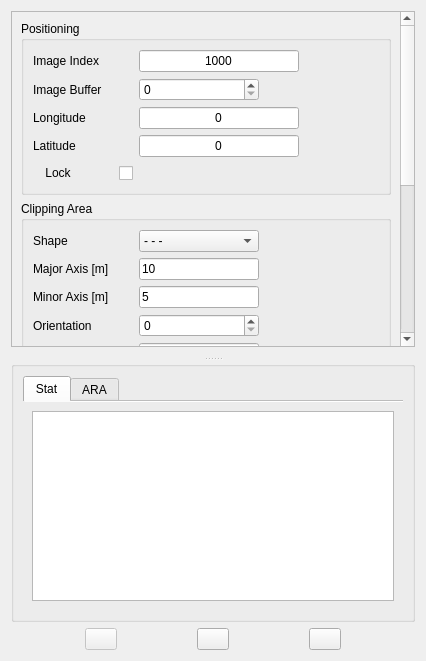
<?xml version="1.0" encoding="UTF-8"?>
<ui version="4.0">
 <class>Form</class>
 <widget class="QWidget" name="Form">
  <property name="geometry">
   <rect>
    <x>0</x>
    <y>0</y>
    <width>426</width>
    <height>661</height>
   </rect>
  </property>
  <property name="sizePolicy">
   <sizepolicy hsizetype="Expanding" vsizetype="Expanding">
    <horstretch>0</horstretch>
    <verstretch>0</verstretch>
   </sizepolicy>
  </property>
  <property name="windowTitle">
   <string>Query_builder</string>
  </property>
  <property name="windowIcon">
   <iconset>
    <normaloff>:/icons/element-vector.gif</normaloff>:/icons/element-vector.gif</iconset>
  </property>
  <property name="layoutDirection">
   <enum>Qt::LeftToRight</enum>
  </property>
  <layout class="QVBoxLayout" name="verticalLayout_3">
   <item>
    <widget class="QSplitter" name="splitter">
     <property name="orientation">
      <enum>Qt::Vertical</enum>
     </property>
     <widget class="QWidget" name="verticalLayoutWidget">
      <layout class="QVBoxLayout" name="verticalLayout_2">
       <property name="bottomMargin">
        <number>10</number>
       </property>
       <item>
        <widget class="QScrollArea" name="query_builder_tools">
         <property name="sizePolicy">
          <sizepolicy hsizetype="Expanding" vsizetype="MinimumExpanding">
           <horstretch>0</horstretch>
           <verstretch>0</verstretch>
          </sizepolicy>
         </property>
         <property name="widgetResizable">
          <bool>true</bool>
         </property>
         <widget class="QWidget" name="scrollAreaWidgetContents_2">
          <property name="geometry">
           <rect>
            <x>0</x>
            <y>0</y>
            <width>390</width>
            <height>718</height>
           </rect>
          </property>
          <layout class="QGridLayout" name="gridLayout_5">
           <item row="0" column="0">
            <widget class="QGroupBox" name="groupBox_4">
             <property name="title">
              <string>Positioning</string>
             </property>
             <layout class="QVBoxLayout" name="verticalLayout">
              <item>
               <layout class="QGridLayout" name="gridLayout_6">
                <item row="2" column="1">
                 <widget class="QLineEdit" name="qb_longitude">
                  <property name="minimumSize">
                   <size>
                    <width>160</width>
                    <height>0</height>
                   </size>
                  </property>
                  <property name="maximumSize">
                   <size>
                    <width>180</width>
                    <height>16777215</height>
                   </size>
                  </property>
                  <property name="styleSheet">
                   <string notr="true"/>
                  </property>
                  <property name="text">
                   <string>0</string>
                  </property>
                  <property name="alignment">
                   <set>Qt::AlignCenter</set>
                  </property>
                 </widget>
                </item>
                <item row="3" column="0">
                 <widget class="QLabel" name="qb_latlabel">
                  <property name="minimumSize">
                   <size>
                    <width>100</width>
                    <height>0</height>
                   </size>
                  </property>
                  <property name="maximumSize">
                   <size>
                    <width>130</width>
                    <height>16777215</height>
                   </size>
                  </property>
                  <property name="text">
                   <string>Latitude</string>
                  </property>
                 </widget>
                </item>
                <item row="0" column="1">
                 <widget class="QLineEdit" name="qb_imageindex">
                  <property name="maximumSize">
                   <size>
                    <width>180</width>
                    <height>16777215</height>
                   </size>
                  </property>
                  <property name="styleSheet">
                   <string notr="true"/>
                  </property>
                  <property name="text">
                   <string>1000</string>
                  </property>
                  <property name="alignment">
                   <set>Qt::AlignCenter</set>
                  </property>
                 </widget>
                </item>
                <item row="2" column="0">
                 <widget class="QLabel" name="qb_lonlabel">
                  <property name="minimumSize">
                   <size>
                    <width>100</width>
                    <height>0</height>
                   </size>
                  </property>
                  <property name="maximumSize">
                   <size>
                    <width>130</width>
                    <height>16777215</height>
                   </size>
                  </property>
                  <property name="text">
                   <string>Longitude</string>
                  </property>
                 </widget>
                </item>
                <item row="1" column="1">
                 <widget class="QSpinBox" name="qb_imagebuffer">
                  <property name="minimumSize">
                   <size>
                    <width>80</width>
                    <height>0</height>
                   </size>
                  </property>
                  <property name="maximumSize">
                   <size>
                    <width>120</width>
                    <height>16777215</height>
                   </size>
                  </property>
                 </widget>
                </item>
                <item row="0" column="0">
                 <widget class="QLabel" name="image_index_label">
                  <property name="minimumSize">
                   <size>
                    <width>100</width>
                    <height>0</height>
                   </size>
                  </property>
                  <property name="maximumSize">
                   <size>
                    <width>130</width>
                    <height>16777215</height>
                   </size>
                  </property>
                  <property name="text">
                   <string>Image Index</string>
                  </property>
                 </widget>
                </item>
                <item row="0" column="2">
                 <spacer name="horizontalSpacer_6">
                  <property name="orientation">
                   <enum>Qt::Horizontal</enum>
                  </property>
                  <property name="sizeHint" stdset="0">
                   <size>
                    <width>40</width>
                    <height>20</height>
                   </size>
                  </property>
                 </spacer>
                </item>
                <item row="1" column="0">
                 <widget class="QLabel" name="image_buffer_label">
                  <property name="minimumSize">
                   <size>
                    <width>100</width>
                    <height>0</height>
                   </size>
                  </property>
                  <property name="maximumSize">
                   <size>
                    <width>130</width>
                    <height>16777215</height>
                   </size>
                  </property>
                  <property name="text">
                   <string>Image Buffer</string>
                  </property>
                 </widget>
                </item>
                <item row="3" column="1">
                 <widget class="QLineEdit" name="qb_latitude">
                  <property name="minimumSize">
                   <size>
                    <width>160</width>
                    <height>0</height>
                   </size>
                  </property>
                  <property name="maximumSize">
                   <size>
                    <width>180</width>
                    <height>16777215</height>
                   </size>
                  </property>
                  <property name="styleSheet">
                   <string notr="true"/>
                  </property>
                  <property name="text">
                   <string>0</string>
                  </property>
                  <property name="alignment">
                   <set>Qt::AlignCenter</set>
                  </property>
                 </widget>
                </item>
                <item row="4" column="0">
                 <widget class="QCheckBox" name="lock_location">
                  <property name="minimumSize">
                   <size>
                    <width>0</width>
                    <height>0</height>
                   </size>
                  </property>
                  <property name="maximumSize">
                   <size>
                    <width>130</width>
                    <height>16777215</height>
                   </size>
                  </property>
                  <property name="layoutDirection">
                   <enum>Qt::RightToLeft</enum>
                  </property>
                  <property name="text">
                   <string>Lock             </string>
                  </property>
                 </widget>
                </item>
               </layout>
              </item>
             </layout>
            </widget>
           </item>
           <item row="4" column="0">
            <widget class="QGroupBox" name="groupBox_3">
             <property name="title">
              <string>Clipping Area</string>
             </property>
             <layout class="QVBoxLayout" name="verticalLayout_5">
              <item>
               <layout class="QGridLayout" name="gridLayout_4">
                <item row="2" column="0">
                 <widget class="QLabel" name="qb_minoraxis_lablel">
                  <property name="minimumSize">
                   <size>
                    <width>100</width>
                    <height>0</height>
                   </size>
                  </property>
                  <property name="maximumSize">
                   <size>
                    <width>130</width>
                    <height>16777215</height>
                   </size>
                  </property>
                  <property name="text">
                   <string>Minor Axis [m]</string>
                  </property>
                 </widget>
                </item>
                <item row="0" column="2">
                 <spacer name="horizontalSpacer_5">
                  <property name="orientation">
                   <enum>Qt::Horizontal</enum>
                  </property>
                  <property name="sizeHint" stdset="0">
                   <size>
                    <width>40</width>
                    <height>20</height>
                   </size>
                  </property>
                 </spacer>
                </item>
                <item row="1" column="1">
                 <widget class="QLineEdit" name="qb_ellipsemajoraxis">
                  <property name="maximumSize">
                   <size>
                    <width>180</width>
                    <height>16777215</height>
                   </size>
                  </property>
                  <property name="styleSheet">
                   <string notr="true"/>
                  </property>
                  <property name="text">
                   <string>10</string>
                  </property>
                 </widget>
                </item>
                <item row="0" column="1">
                 <widget class="QComboBox" name="qb_shapeselection">
                  <property name="maximumSize">
                   <size>
                    <width>180</width>
                    <height>16777215</height>
                   </size>
                  </property>
                  <property name="currentIndex">
                   <number>0</number>
                  </property>
                  <item>
                   <property name="text">
                    <string>- - -</string>
                   </property>
                  </item>
                  <item>
                   <property name="text">
                    <string>Ellipse</string>
                   </property>
                   <property name="icon">
                    <iconset resource="../resources.qrc">
                     <normaloff>:/icons/qtui/icons/ellipse.png</normaloff>:/icons/qtui/icons/ellipse.png</iconset>
                   </property>
                  </item>
                  <item>
                   <property name="text">
                    <string>Rectangle</string>
                   </property>
                   <property name="icon">
                    <iconset resource="../resources.qrc">
                     <normaloff>:/icons/qtui/icons/rectangle.png</normaloff>:/icons/qtui/icons/rectangle.png</iconset>
                   </property>
                  </item>
                 </widget>
                </item>
                <item row="3" column="1">
                 <widget class="QSpinBox" name="qb_ellipseorientation">
                  <property name="styleSheet">
                   <string notr="true"/>
                  </property>
                  <property name="inputMethodHints">
                   <set>Qt::ImhNone</set>
                  </property>
                  <property name="maximum">
                   <number>360</number>
                  </property>
                 </widget>
                </item>
                <item row="3" column="0">
                 <widget class="QLabel" name="qb_ellipseorientation_label">
                  <property name="minimumSize">
                   <size>
                    <width>100</width>
                    <height>0</height>
                   </size>
                  </property>
                  <property name="maximumSize">
                   <size>
                    <width>130</width>
                    <height>16777215</height>
                   </size>
                  </property>
                  <property name="text">
                   <string>Orientation</string>
                  </property>
                 </widget>
                </item>
                <item row="4" column="0">
                 <widget class="QLabel" name="qb_rectangle_l1_label">
                  <property name="text">
                   <string>L1 - x - [m]</string>
                  </property>
                 </widget>
                </item>
                <item row="1" column="0">
                 <widget class="QLabel" name="qb_majoraxis_label">
                  <property name="minimumSize">
                   <size>
                    <width>100</width>
                    <height>0</height>
                   </size>
                  </property>
                  <property name="maximumSize">
                   <size>
                    <width>130</width>
                    <height>16777215</height>
                   </size>
                  </property>
                  <property name="text">
                   <string>Major Axis [m]</string>
                  </property>
                 </widget>
                </item>
                <item row="2" column="1">
                 <widget class="QLineEdit" name="qb_ellipseminoraxis">
                  <property name="maximumSize">
                   <size>
                    <width>180</width>
                    <height>16777215</height>
                   </size>
                  </property>
                  <property name="styleSheet">
                   <string notr="true"/>
                  </property>
                  <property name="text">
                   <string>5</string>
                  </property>
                 </widget>
                </item>
                <item row="0" column="0">
                 <widget class="QLabel" name="Iconlabel">
                  <property name="minimumSize">
                   <size>
                    <width>100</width>
                    <height>0</height>
                   </size>
                  </property>
                  <property name="maximumSize">
                   <size>
                    <width>130</width>
                    <height>16777215</height>
                   </size>
                  </property>
                  <property name="text">
                   <string>Shape</string>
                  </property>
                 </widget>
                </item>
                <item row="5" column="0">
                 <widget class="QLabel" name="qb_rectangle_l2_label">
                  <property name="text">
                   <string>L2 - y - [m]</string>
                  </property>
                 </widget>
                </item>
                <item row="4" column="1">
                 <widget class="QLineEdit" name="qb_rectangle_l1">
                  <property name="text">
                   <string>10</string>
                  </property>
                 </widget>
                </item>
                <item row="5" column="1">
                 <widget class="QLineEdit" name="qb_rectangle_l2">
                  <property name="text">
                   <string>5</string>
                  </property>
                 </widget>
                </item>
               </layout>
              </item>
             </layout>
            </widget>
           </item>
           <item row="5" column="0">
            <widget class="QGroupBox" name="groupBox">
             <property name="title">
              <string>MBES</string>
             </property>
             <layout class="QVBoxLayout" name="verticalLayout_4">
              <item>
               <layout class="QGridLayout" name="gridLayout_2">
                <item row="0" column="0">
                 <widget class="QLabel" name="label">
                  <property name="minimumSize">
                   <size>
                    <width>100</width>
                    <height>0</height>
                   </size>
                  </property>
                  <property name="maximumSize">
                   <size>
                    <width>130</width>
                    <height>16777215</height>
                   </size>
                  </property>
                  <property name="text">
                   <string>Point Data Source</string>
                  </property>
                 </widget>
                </item>
                <item row="4" column="0">
                 <widget class="QLabel" name="label_8">
                  <property name="minimumSize">
                   <size>
                    <width>100</width>
                    <height>0</height>
                   </size>
                  </property>
                  <property name="maximumSize">
                   <size>
                    <width>130</width>
                    <height>16777215</height>
                   </size>
                  </property>
                  <property name="text">
                   <string>Northing</string>
                  </property>
                 </widget>
                </item>
                <item row="3" column="0">
                 <widget class="QLabel" name="label_5">
                  <property name="minimumSize">
                   <size>
                    <width>100</width>
                    <height>0</height>
                   </size>
                  </property>
                  <property name="maximumSize">
                   <size>
                    <width>130</width>
                    <height>16777215</height>
                   </size>
                  </property>
                  <property name="text">
                   <string>Easting</string>
                  </property>
                 </widget>
                </item>
                <item row="2" column="0">
                 <widget class="QLabel" name="label_4">
                  <property name="minimumSize">
                   <size>
                    <width>100</width>
                    <height>0</height>
                   </size>
                  </property>
                  <property name="maximumSize">
                   <size>
                    <width>130</width>
                    <height>16777215</height>
                   </size>
                  </property>
                  <property name="text">
                   <string>Longitude</string>
                  </property>
                 </widget>
                </item>
                <item row="1" column="0">
                 <widget class="QLabel" name="label_3">
                  <property name="minimumSize">
                   <size>
                    <width>100</width>
                    <height>0</height>
                   </size>
                  </property>
                  <property name="maximumSize">
                   <size>
                    <width>130</width>
                    <height>16777215</height>
                   </size>
                  </property>
                  <property name="text">
                   <string>Latitude</string>
                  </property>
                 </widget>
                </item>
                <item row="4" column="1">
                 <widget class="QLineEdit" name="yutm">
                  <property name="maximumSize">
                   <size>
                    <width>190</width>
                    <height>16777215</height>
                   </size>
                  </property>
                  <property name="text">
                   <string>Northing</string>
                  </property>
                 </widget>
                </item>
                <item row="5" column="1">
                 <widget class="QLineEdit" name="utmzone">
                  <property name="maximumSize">
                   <size>
                    <width>40</width>
                    <height>16777215</height>
                   </size>
                  </property>
                  <property name="inputMethodHints">
                   <set>Qt::ImhDigitsOnly|Qt::ImhFormattedNumbersOnly|Qt::ImhPreferNumbers</set>
                  </property>
                  <property name="text">
                   <string>19</string>
                  </property>
                 </widget>
                </item>
                <item row="0" column="1">
                 <layout class="QHBoxLayout" name="horizontalLayout_3">
                  <item>
                   <widget class="QComboBox" name="qb_pointdatasource">
                    <property name="sizePolicy">
                     <sizepolicy hsizetype="Expanding" vsizetype="Fixed">
                      <horstretch>0</horstretch>
                      <verstretch>0</verstretch>
                     </sizepolicy>
                    </property>
                    <property name="minimumSize">
                     <size>
                      <width>155</width>
                      <height>0</height>
                     </size>
                    </property>
                    <property name="maximumSize">
                     <size>
                      <width>155</width>
                      <height>16777215</height>
                     </size>
                    </property>
                   </widget>
                  </item>
                  <item>
                   <widget class="QToolButton" name="reload_settings">
                    <property name="text">
                     <string/>
                    </property>
                    <property name="icon">
                     <iconset>
                      <normaloff>:/FA_solid/icons/FA/solid/arrows-rotate.svg</normaloff>:/FA_solid/icons/FA/solid/arrows-rotate.svg</iconset>
                    </property>
                   </widget>
                  </item>
                  <item>
                   <spacer name="horizontalSpacer_4">
                    <property name="orientation">
                     <enum>Qt::Horizontal</enum>
                    </property>
                    <property name="sizeHint" stdset="0">
                     <size>
                      <width>40</width>
                      <height>20</height>
                     </size>
                    </property>
                   </spacer>
                  </item>
                 </layout>
                </item>
                <item row="5" column="0">
                 <widget class="QLabel" name="label_9">
                  <property name="minimumSize">
                   <size>
                    <width>100</width>
                    <height>0</height>
                   </size>
                  </property>
                  <property name="maximumSize">
                   <size>
                    <width>130</width>
                    <height>16777215</height>
                   </size>
                  </property>
                  <property name="text">
                   <string>EPSG</string>
                  </property>
                 </widget>
                </item>
                <item row="2" column="1">
                 <widget class="QLineEdit" name="logitude">
                  <property name="maximumSize">
                   <size>
                    <width>190</width>
                    <height>16777215</height>
                   </size>
                  </property>
                  <property name="text">
                   <string>Longitude</string>
                  </property>
                 </widget>
                </item>
                <item row="3" column="1">
                 <widget class="QLineEdit" name="xutm">
                  <property name="maximumSize">
                   <size>
                    <width>190</width>
                    <height>16777215</height>
                   </size>
                  </property>
                  <property name="text">
                   <string>Easting</string>
                  </property>
                 </widget>
                </item>
                <item row="1" column="1">
                 <widget class="QLineEdit" name="latitude">
                  <property name="maximumSize">
                   <size>
                    <width>190</width>
                    <height>16777215</height>
                   </size>
                  </property>
                  <property name="text">
                   <string>Latitude</string>
                  </property>
                 </widget>
                </item>
                <item row="6" column="0">
                 <widget class="QLabel" name="label_6">
                  <property name="text">
                   <string>BS</string>
                  </property>
                 </widget>
                </item>
                <item row="6" column="1">
                 <layout class="QHBoxLayout" name="horizontalLayout_4">
                  <item>
                   <widget class="QComboBox" name="set_backscatter_field"/>
                  </item>
                  <item>
                   <spacer name="horizontalSpacer_7">
                    <property name="orientation">
                     <enum>Qt::Horizontal</enum>
                    </property>
                    <property name="sizeHint" stdset="0">
                     <size>
                      <width>40</width>
                      <height>20</height>
                     </size>
                    </property>
                   </spacer>
                  </item>
                 </layout>
                </item>
               </layout>
              </item>
             </layout>
            </widget>
           </item>
           <item row="6" column="0">
            <spacer name="verticalSpacer">
             <property name="orientation">
              <enum>Qt::Vertical</enum>
             </property>
             <property name="sizeHint" stdset="0">
              <size>
               <width>20</width>
               <height>40</height>
              </size>
             </property>
            </spacer>
           </item>
          </layout>
         </widget>
        </widget>
       </item>
      </layout>
     </widget>
     <widget class="QGroupBox" name="groupBox_2">
      <property name="title">
       <string/>
      </property>
      <layout class="QVBoxLayout" name="verticalLayout_14">
       <item>
        <widget class="QTabWidget" name="tabWidget">
         <property name="sizePolicy">
          <sizepolicy hsizetype="Expanding" vsizetype="Expanding">
           <horstretch>0</horstretch>
           <verstretch>0</verstretch>
          </sizepolicy>
         </property>
         <property name="minimumSize">
          <size>
           <width>100</width>
           <height>100</height>
          </size>
         </property>
         <property name="tabPosition">
          <enum>QTabWidget::North</enum>
         </property>
         <property name="tabShape">
          <enum>QTabWidget::Rounded</enum>
         </property>
         <property name="currentIndex">
          <number>0</number>
         </property>
         <property name="documentMode">
          <bool>true</bool>
         </property>
         <property name="movable">
          <bool>true</bool>
         </property>
         <widget class="QWidget" name="tab">
          <attribute name="icon">
           <iconset>
            <normaloff>:/icons/module-db.gif</normaloff>:/icons/module-db.gif</iconset>
          </attribute>
          <attribute name="title">
           <string>Stat</string>
          </attribute>
          <attribute name="toolTip">
           <string>Statistics on selected pings</string>
          </attribute>
          <layout class="QVBoxLayout" name="verticalLayout_6">
           <item>
            <widget class="QTableView" name="tableView">
             <property name="sizePolicy">
              <sizepolicy hsizetype="Preferred" vsizetype="Preferred">
               <horstretch>0</horstretch>
               <verstretch>0</verstretch>
              </sizepolicy>
             </property>
            </widget>
           </item>
          </layout>
         </widget>
         <widget class="QWidget" name="tab_2">
          <attribute name="icon">
           <iconset>
            <normaloff>:/icons/element-vector.gif</normaloff>:/icons/element-vector.gif</iconset>
          </attribute>
          <attribute name="title">
           <string>ARA</string>
          </attribute>
          <attribute name="toolTip">
           <string>Scatterplot selected pings - Angle vs BS</string>
          </attribute>
          <layout class="QVBoxLayout" name="verticalLayout_7">
           <item>
            <layout class="QVBoxLayout" name="verticalLayout_11">
             <property name="spacing">
              <number>1</number>
             </property>
             <item>
              <widget class="QGroupBox" name="groupBox_6">
               <property name="maximumSize">
                <size>
                 <width>16777215</width>
                 <height>80</height>
                </size>
               </property>
               <property name="title">
                <string>Data Model</string>
               </property>
               <layout class="QGridLayout" name="gridLayout_7">
                <item row="0" column="2">
                 <layout class="QGridLayout" name="gridLayout_3">
                  <item row="0" column="0">
                   <widget class="QLabel" name="label_2">
                    <property name="text">
                     <string>Deg</string>
                    </property>
                   </widget>
                  </item>
                  <item row="0" column="1">
                   <widget class="QSpinBox" name="fitting_degree">
                    <property name="minimum">
                     <number>1</number>
                    </property>
                    <property name="maximum">
                     <number>12</number>
                    </property>
                   </widget>
                  </item>
                 </layout>
                </item>
                <item row="0" column="0">
                 <layout class="QGridLayout" name="gridLayout">
                  <item row="0" column="2">
                   <widget class="QRadioButton" name="right_beam">
                    <property name="toolTip">
                     <string>render only positive Beams angles</string>
                    </property>
                    <property name="text">
                     <string>R</string>
                    </property>
                   </widget>
                  </item>
                  <item row="0" column="3">
                   <widget class="QRadioButton" name="fold_beam">
                    <property name="toolTip">
                     <string>render absolute value of the Beams angles</string>
                    </property>
                    <property name="text">
                     <string>Fold</string>
                    </property>
                   </widget>
                  </item>
                  <item row="0" column="1">
                   <widget class="QRadioButton" name="left_beam">
                    <property name="toolTip">
                     <string>render only negative Beams angles</string>
                    </property>
                    <property name="text">
                     <string>L</string>
                    </property>
                   </widget>
                  </item>
                  <item row="0" column="0">
                   <widget class="QRadioButton" name="raw_beam">
                    <property name="font">
                     <font>
                      <strikeout>false</strikeout>
                     </font>
                    </property>
                    <property name="toolTip">
                     <string>render both positiveand negative Beams angles</string>
                    </property>
                    <property name="text">
                     <string>Raw</string>
                    </property>
                    <property name="checked">
                     <bool>true</bool>
                    </property>
                   </widget>
                  </item>
                 </layout>
                </item>
                <item row="0" column="1">
                 <spacer name="horizontalSpacer_10">
                  <property name="orientation">
                   <enum>Qt::Horizontal</enum>
                  </property>
                  <property name="sizeHint" stdset="0">
                   <size>
                    <width>40</width>
                    <height>20</height>
                   </size>
                  </property>
                 </spacer>
                </item>
               </layout>
              </widget>
             </item>
            </layout>
           </item>
          </layout>
         </widget>
        </widget>
       </item>
      </layout>
     </widget>
    </widget>
   </item>
   <item>
    <layout class="QHBoxLayout" name="horizontalLayout">
     <item>
      <spacer name="horizontalSpacer_2">
       <property name="orientation">
        <enum>Qt::Horizontal</enum>
       </property>
       <property name="sizeHint" stdset="0">
        <size>
         <width>40</width>
         <height>20</height>
        </size>
       </property>
      </spacer>
     </item>
     <item>
      <widget class="QPushButton" name="draw_graph">
       <property name="enabled">
        <bool>false</bool>
       </property>
       <property name="sizePolicy">
        <sizepolicy hsizetype="Fixed" vsizetype="Fixed">
         <horstretch>0</horstretch>
         <verstretch>0</verstretch>
        </sizepolicy>
       </property>
       <property name="maximumSize">
        <size>
         <width>32</width>
         <height>32</height>
        </size>
       </property>
       <property name="toolTip">
        <string>Draw Graph</string>
       </property>
       <property name="styleSheet">
        <string notr="true"/>
       </property>
       <property name="text">
        <string/>
       </property>
       <property name="icon">
        <iconset resource="../resources.qrc">
         <normaloff>:/icons/qtui/icons/chart-line.svg</normaloff>:/icons/qtui/icons/chart-line.svg</iconset>
       </property>
       <property name="iconSize">
        <size>
         <width>25</width>
         <height>25</height>
        </size>
       </property>
      </widget>
     </item>
     <item>
      <spacer name="horizontalSpacer">
       <property name="orientation">
        <enum>Qt::Horizontal</enum>
       </property>
       <property name="sizeHint" stdset="0">
        <size>
         <width>40</width>
         <height>20</height>
        </size>
       </property>
      </spacer>
     </item>
     <item>
      <widget class="QPushButton" name="clean_graph">
       <property name="sizePolicy">
        <sizepolicy hsizetype="Fixed" vsizetype="Fixed">
         <horstretch>0</horstretch>
         <verstretch>0</verstretch>
        </sizepolicy>
       </property>
       <property name="maximumSize">
        <size>
         <width>32</width>
         <height>32</height>
        </size>
       </property>
       <property name="toolTip">
        <string>Clean Outupt</string>
       </property>
       <property name="styleSheet">
        <string notr="true"/>
       </property>
       <property name="text">
        <string/>
       </property>
       <property name="icon">
        <iconset resource="../resources.qrc">
         <normaloff>:/icons/qtui/icons/circle-xmark.svg</normaloff>:/icons/qtui/icons/circle-xmark.svg</iconset>
       </property>
       <property name="iconSize">
        <size>
         <width>25</width>
         <height>25</height>
        </size>
       </property>
      </widget>
     </item>
     <item>
      <spacer name="horizontalSpacer_8">
       <property name="orientation">
        <enum>Qt::Horizontal</enum>
       </property>
       <property name="sizeHint" stdset="0">
        <size>
         <width>40</width>
         <height>20</height>
        </size>
       </property>
      </spacer>
     </item>
     <item>
      <widget class="QPushButton" name="add_graph">
       <property name="maximumSize">
        <size>
         <width>32</width>
         <height>32</height>
        </size>
       </property>
       <property name="font">
        <font>
         <weight>50</weight>
         <bold>false</bold>
        </font>
       </property>
       <property name="toolTip">
        <string>Add Graph</string>
       </property>
       <property name="text">
        <string/>
       </property>
       <property name="icon">
        <iconset resource="../resources.qrc">
         <normaloff>:/icons/qtui/icons/floppy-disk.svg</normaloff>:/icons/qtui/icons/floppy-disk.svg</iconset>
       </property>
       <property name="iconSize">
        <size>
         <width>25</width>
         <height>25</height>
        </size>
       </property>
      </widget>
     </item>
     <item>
      <spacer name="horizontalSpacer_9">
       <property name="orientation">
        <enum>Qt::Horizontal</enum>
       </property>
       <property name="sizeHint" stdset="0">
        <size>
         <width>40</width>
         <height>20</height>
        </size>
       </property>
      </spacer>
     </item>
    </layout>
   </item>
  </layout>
 </widget>
 <resources>
  <include location="../resources.qrc"/>
 </resources>
 <connections/>
</ui>
